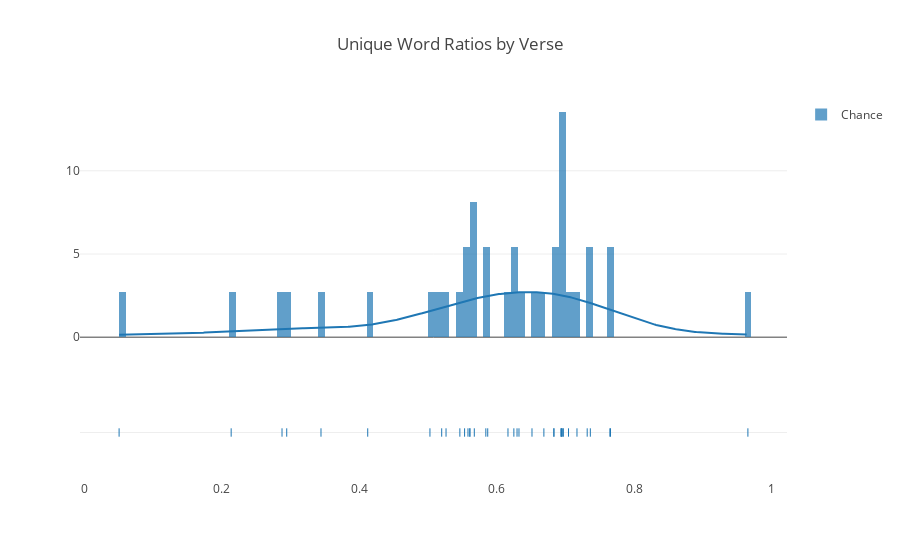

The notebook cell saved with this chart:
### Code cell
unique_words_hist(works.values())

### Figure 1 — Plotly figure (JSON) as saved in the notebook; plotly's stock layout.template omitted (floating-point values rounded to 4 significant figures; data arrays with more than 128 entries replaced by an {"elided": "..."} marker saying what was removed)
{"data": [{"autobinx": false, "histnorm": "probability density", "legendgroup": "Chance", "marker": {"color": "rgb(31, 119, 180)"}, "name": "Chance", "opacity": 0.7, "type": "histogram", "x": [0.6514, 0.587, 0.5582, 0.7363, 0.5842, 0.5533, 0.05063, 0.5029, 0.3444, 0.6934, 0.52, 0.6324, 0.7045, 0.7317, 0.6164, 0.6942, 0.6944, 0.7647, 0.561, 0.6833, 0.697, 0.5263, 0.7168, 0.5464, 0.6961, 0.2877, 0.6687, 0.2137, 0.5674, 0.6296, 0.4124, 0.6832, 0.2945, 0.561, 0.7656, 0.9655, 0.625], "xaxis": "x1", "xbins": {"end": 0.9655, "size": 0.01, "start": 0.05063}, "yaxis": "y1"}, {"legendgroup": "Chance", "marker": {"color": "rgb(31, 119, 180)"}, "mode": "lines", "name": "Chance", "showlegend": false, "type": "scatter", "x": {"elided": "500 float values"}, "xaxis": "x1", "y": {"elided": "500 float values"}, "yaxis": "y1"}, {"legendgroup": "Chance", "marker": {"color": "rgb(31, 119, 180)", "symbol": "line-ns-open"}, "mode": "markers", "name": "Chance", "showlegend": false, "text": [0.6514, 0.587, 0.5582, 0.7363, 0.5842, 0.5533, 0.05063, 0.5029, 0.3444, 0.6934, 0.52, 0.6324, 0.7045, 0.7317, 0.6164, 0.6942, 0.6944, 0.7647, 0.561, 0.6833, 0.697, 0.5263, 0.7168, 0.5464, 0.6961, 0.2877, 0.6687, 0.2137, 0.5674, 0.6296, 0.4124, 0.6832, 0.2945, 0.561, 0.7656, 0.9655, 0.625], "type": "scatter", "x": [0.6514, 0.587, 0.5582, 0.7363, 0.5842, 0.5533, 0.05063, 0.5029, 0.3444, 0.6934, 0.52, 0.6324, 0.7045, 0.7317, 0.6164, 0.6942, 0.6944, 0.7647, 0.561, 0.6833, 0.697, 0.5263, 0.7168, 0.5464, 0.6961, 0.2877, 0.6687, 0.2137, 0.5674, 0.6296, 0.4124, 0.6832, 0.2945, 0.561, 0.7656, 0.9655, 0.625], "xaxis": "x1", "y": ["Chance", "Chance", "Chance", "Chance", "Chance", "Chance", "Chance", "Chance", "Chance", "Chance", "Chance", "Chance", "Chance", "Chance", "Chance", "Chance", "Chance", "Chance", "Chance", "Chance", "Chance", "Chance", "Chance", "Chance", "Chance", "Chance", "Chance", "Chance", "Chance", "Chance", "Chance", "Chance", "Chance", "Chance", "Chance", "Chance", "Chance"], "yaxis": "y2"}], "layout": {"barmode": "overlay", "hovermode": false, "legend": {"traceorder": "reversed"}, "title": "Unique Word Ratios by Verse", "xaxis1": {"anchor": "y2", "domain": [0, 1], "zeroline": false}, "yaxis1": {"anchor": "free", "domain": [0.35, 1], "position": 0}, "yaxis2": {"anchor": "x1", "domain": [0, 0.25], "dtick": 1, "showticklabels": false}}}
